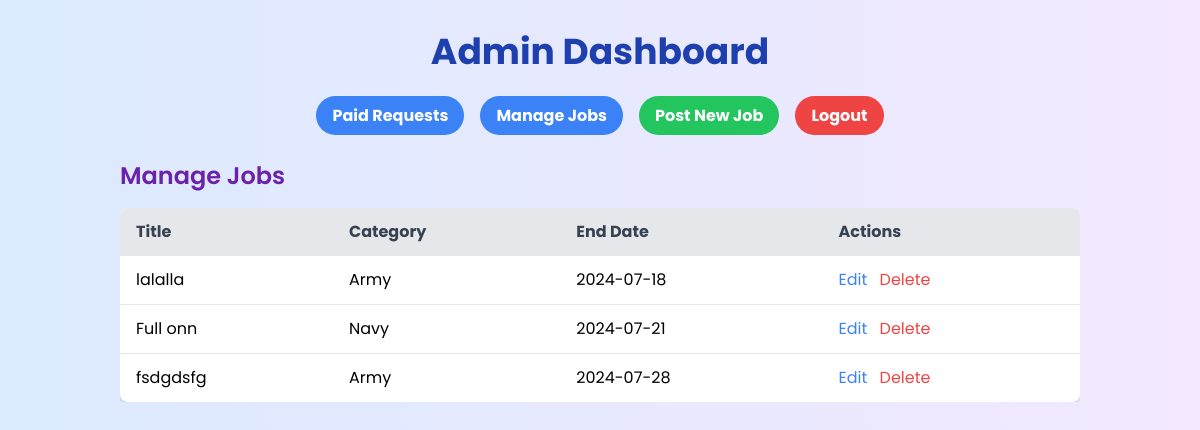
The app's page /admin_dashboard.php (signed in) with its own data.
### tables this page shows
CREATE TABLE `jobs` (
  `id` int(11) NOT NULL,
  `category_id` int(11) DEFAULT NULL,
  `title` varchar(255) NOT NULL,
  `application_fee` decimal(10,2) DEFAULT NULL,
  `start_date` date DEFAULT NULL,
  `end_date` date DEFAULT NULL,
  `min_age` int(11) DEFAULT NULL,
  `max_age` int(11) DEFAULT NULL,
  `male_height` decimal(5,2) DEFAULT NULL,
  `female_height` decimal(5,2) DEFAULT NULL,
  `chest_male` decimal(5,2) DEFAULT NULL,
  `weight` decimal(5,2) DEFAULT NULL,
  `qualification` text DEFAULT NULL,
  `apply_link` varchar(255) DEFAULT NULL,
  `official_website` varchar(255) DEFAULT NULL,
  `detailed_notification` text DEFAULT NULL,
  `study_material` text DEFAULT NULL,
  `youtube_links` text DEFAULT NULL,
  `created_at` timestamp NOT NULL DEFAULT current_timestamp()
);

CREATE TABLE `categories` (
  `id` int(11) NOT NULL,
  `name` varchar(255) NOT NULL
);

### admin_dashboard.php (the view, shortened to what this page needs)
<?php
require_once 'config.php';
$stmt = $pdo->query("SELECT j.*, c.name as category_name FROM jobs j JOIN categories c ON j.category_id = c.id ORDER BY j.created_at DESC");
$jobs = $stmt->fetchAll();
?>
<!DOCTYPE html>
<html lang="en">
<head>
    <script src="https://cdn.tailwindcss.com"></script>
</head>
<body class="bg-gradient-to-r from-blue-100 to-purple-100 min-h-screen">
    <div x-data="{ showContent: false }" x-init="setTimeout(() => showContent = true, 100)" class="container mx-auto p-8">
        <h1 class="text-4xl font-bold mb-8 text-center text-blue-800" x-show="showContent" x-transition:enter="transition ease-out duration-500" x-transition:enter-start="opacity-0 transform -translate-y-4" x-transition:enter-end="opacity-100 transform translate-y-0">Admin Dashboard</h1>
        <nav class="mb-8" x-show="showContent" x-transition:enter="transition ease-out duration-500" x-transition:enter-start="opacity-0" x-transition:enter-end="opacity-100">
            <ul class="flex justify-center space-x-4">
                <li><a href="admin_paid_requests.php" class="bg-blue-500 hover:bg-blue-700 text-white font-bold py-2 px-4 rounded-full transition duration-300 ease-in-out transform hover:scale-105">Paid Requests</a></li>
                <li><a href="admin_dashboard.php" class="bg-blue-500 hover:bg-blue-700 text-white font-bold py-2 px-4 rounded-full transition duration-300 ease-in-out transform hover:scale-105">Manage Jobs</a></li>
                <li><a href="admin_post_job.php" class="bg-green-500 hover:bg-green-700 text-white font-bold py-2 px-4 rounded-full transition duration-300 ease-in-out transform hover:scale-105">Post New Job</a></li>
                <li><a href="admin_logout.php" class="bg-red-500 hover:bg-red-700 text-white font-bold py-2 px-4 rounded-full transition duration-300 ease-in-out transform hover:scale-105">Logout</a></li>
            </ul>
        </nav>
        <h2 class="text-2xl font-semibold mb-4 text-purple-800" x-show="showContent" x-transition:enter="transition ease-out duration-500" x-transition:enter-start="opacity-0" x-transition:enter-end="opacity-100">Manage Jobs</h2>
        <div class="overflow-x-auto" x-show="showContent" x-transition:enter="transition ease-out duration-500" x-transition:enter-start="opacity-0 transform translate-y-4" x-transition:enter-end="opacity-100 transform translate-y-0">
            <table class="min-w-full bg-white shadow-md rounded-lg overflow-hidden">
                <thead class="bg-gray-200 text-gray-700">
                    <tr>
                        <th class="py-3 px-4 text-left">Title</th>
                        <th class="py-3 px-4 text-left">Category</th>
                        <th class="py-3 px-4 text-left">End Date</th>
                        <th class="py-3 px-4 text-left">Actions</th>
                    </tr>
                </thead>
                <tbody class="divide-y divide-gray-200">
                    <?php foreach ($jobs as $job): ?>
                    <tr class="hover:bg-gray-100 transition-colors duration-200">
                        <td class="py-3 px-4"><?php echo htmlspecialchars($job['title']); ?></td>
                        <td class="py-3 px-4"><?php echo htmlspecialchars($job['category_name']); ?></td>
                        <td class="py-3 px-4"><?php echo htmlspecialchars($job['end_date']); ?></td>
                        <td class="py-3 px-4">
                            <a href="admin_edit_job.php?id=<?php echo $job['id']; ?>" class="text-blue-500 hover:text-blue-700 mr-2 transition duration-200">Edit</a>
                            <form action="admin_dashboard.php" method="POST" class="inline-block">
                                <button type="submit" name="delete_job" class="text-red-500 hover:text-red-700 transition duration-200" onclick="return confirm('Are you sure you want to delete this job?')">Delete</button>
                            </form>
                        </td>
                    </tr>
                    <?php endforeach; ?>
                </tbody>
            </table>
        </div>
    </div>
</body>
</html>

### admin_dashboard.php (style rules this page uses)
body { font-family: 'Poppins', sans-serif; background-color: #4158D0; background-image: linear-gradient(43deg, #4158D0 0%, #C850C0 46%, #FFCC70 100%); }

### records on screen
jobs: title "lalalla", category.name "Army", end_date "2024-07-18"
jobs: title "Full onn", category.name "Navy", end_date "2024-07-21"
jobs: title "fsdgdsfg", category.name "Army", end_date "2024-07-28"
